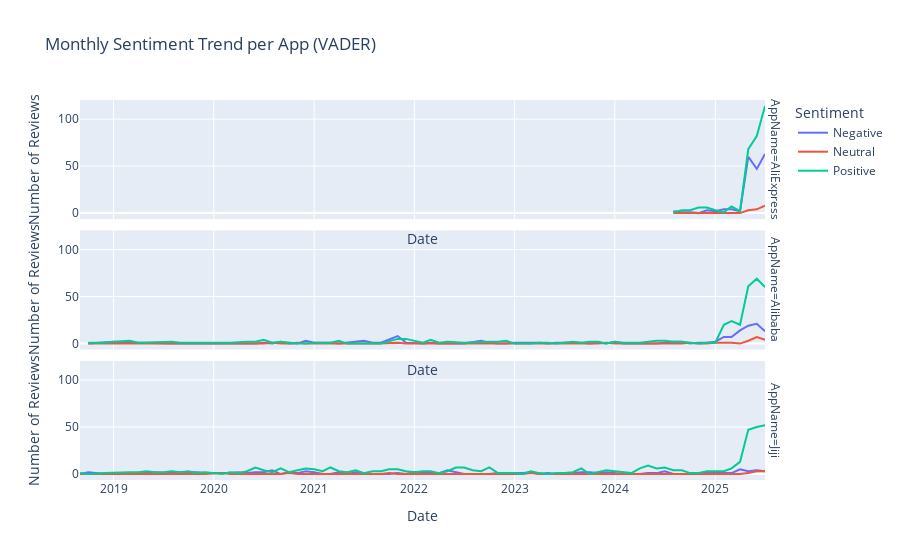

The notebook cell saved with this chart:
### Code cell
# Cell 7: Basic Sentiment Overview using VADER
print("\n--- Basic Sentiment Overview ---")

# Initialize VADER analyzer
analyzer = SentimentIntensityAnalyzer()

# Function to get compound sentiment score
def get_vader_score(text):
    if not isinstance(text, str) or not text.strip():
        return 0 # Neutral score for missing/empty text
    scores = analyzer.polarity_scores(text)
    return scores['compound'] # Compound score is the overall sentiment (-1 to 1)

# Apply VADER to CleanedReviewText
df['VADER_Score'] = df['CleanedReviewText'].apply(get_vader_score)

# Classify sentiment based on compound score
def classify_sentiment(score):
    if score >= 0.05:
        return 'Positive'
    elif score <= -0.05:
        return 'Negative'
    else:
        return 'Neutral'

df['VADER_Sentiment'] = df['VADER_Score'].apply(classify_sentiment)

# 1. Sentiment Distribution per App
sentiment_counts = df.groupby(['AppName', 'VADER_Sentiment']).size().unstack(fill_value=0)
print("Sentiment Distribution per App:")
print(sentiment_counts)

# Stacked Bar Chart
sentiment_counts.plot(kind='bar', stacked=True, figsize=(10, 6), colormap='viridis')
plt.title('Sentiment Distribution per App (VADER)')
plt.xlabel('App Name')
plt.ylabel('Number of Reviews')
plt.xticks(rotation=45, ha='right')
plt.legend(title='Sentiment')
plt.tight_layout()
plt.show()

# 2. Average Sentiment Score per App
avg_sentiment = df.groupby('AppName')['VADER_Score'].mean().sort_values(ascending=False)
print("\nAverage VADER Sentiment Score per App:")
print(avg_sentiment)

# Bar chart for average sentiment
plt.figure(figsize=(8, 5))
sns.barplot(x=avg_sentiment.index, y=avg_sentiment.values, palette='coolwarm')
plt.title('Average VADER Sentiment Score per App')
plt.xlabel('App Name')
plt.ylabel('Average Sentiment Score')
plt.axhline(y=df['VADER_Score'].mean(), color='red', linestyle='--', label=f'Overall Avg: {df["VADER_Score"].mean():.2f}')
plt.legend()
plt.xticks(rotation=45, ha='right')
plt.tight_layout()
plt.show()

# 3. Sentiment Trend Over Time (Monthly)
# --- Ensure YearMonth is calculated correctly ---
# Make sure ReviewDate is datetime (should be from loading)
df['ReviewDate'] = pd.to_datetime(df['ReviewDate'])
# Extract Year-Month for grouping (as Period)
df['YearMonth'] = df['ReviewDate'].dt.to_period('M')

# Group by App, YearMonth, and Sentiment
sentiment_trend = df.groupby(['AppName', 'YearMonth', 'VADER_Sentiment']).size().reset_index(name='Count')

# Pivot for easier plotting
pivot_trend = sentiment_trend.pivot_table(index=['AppName', 'YearMonth'], columns='VADER_Sentiment', values='Count', fill_value=0).reset_index()

# Melt for plotting with Plotly
melted_trend = pivot_trend.melt(id_vars=['AppName', 'YearMonth'], var_name='Sentiment', value_name='Count')

# --- FIX: Convert Period to Timestamp for Plotly compatibility ---
# The line below is the crucial fix
melted_trend['YearMonth'] = melted_trend['YearMonth'].dt.to_timestamp()
# --- END OF FIX ---

fig = px.line(melted_trend, x='YearMonth', y='Count', color='Sentiment', facet_row='AppName',
              title='Monthly Sentiment Trend per App (VADER)',
              labels={'YearMonth':'Date', 'Count':'Number of Reviews'})
fig.update_xaxes(title_text='Date')
fig.update_yaxes(title_text='Number of Reviews')
fig.show() # This should now work

# 4. Sentiment vs. Rating Correlation
# Box plot or violin plot
plt.figure(figsize=(10, 6))
sns.boxplot(data=df, x='Rating', y='VADER_Score', hue='AppName')
plt.title('VADER Sentiment Score Distribution by Rating and App')
plt.xlabel('Rating (Stars)')
plt.ylabel('VADER Sentiment Score')
plt.legend(title='App Name')
plt.tight_layout()
plt.show()

# Correlation coefficient
print("\nCorrelation between Rating and VADER Sentiment Score:")
print(df[['Rating', 'VADER_Score']].corr())
